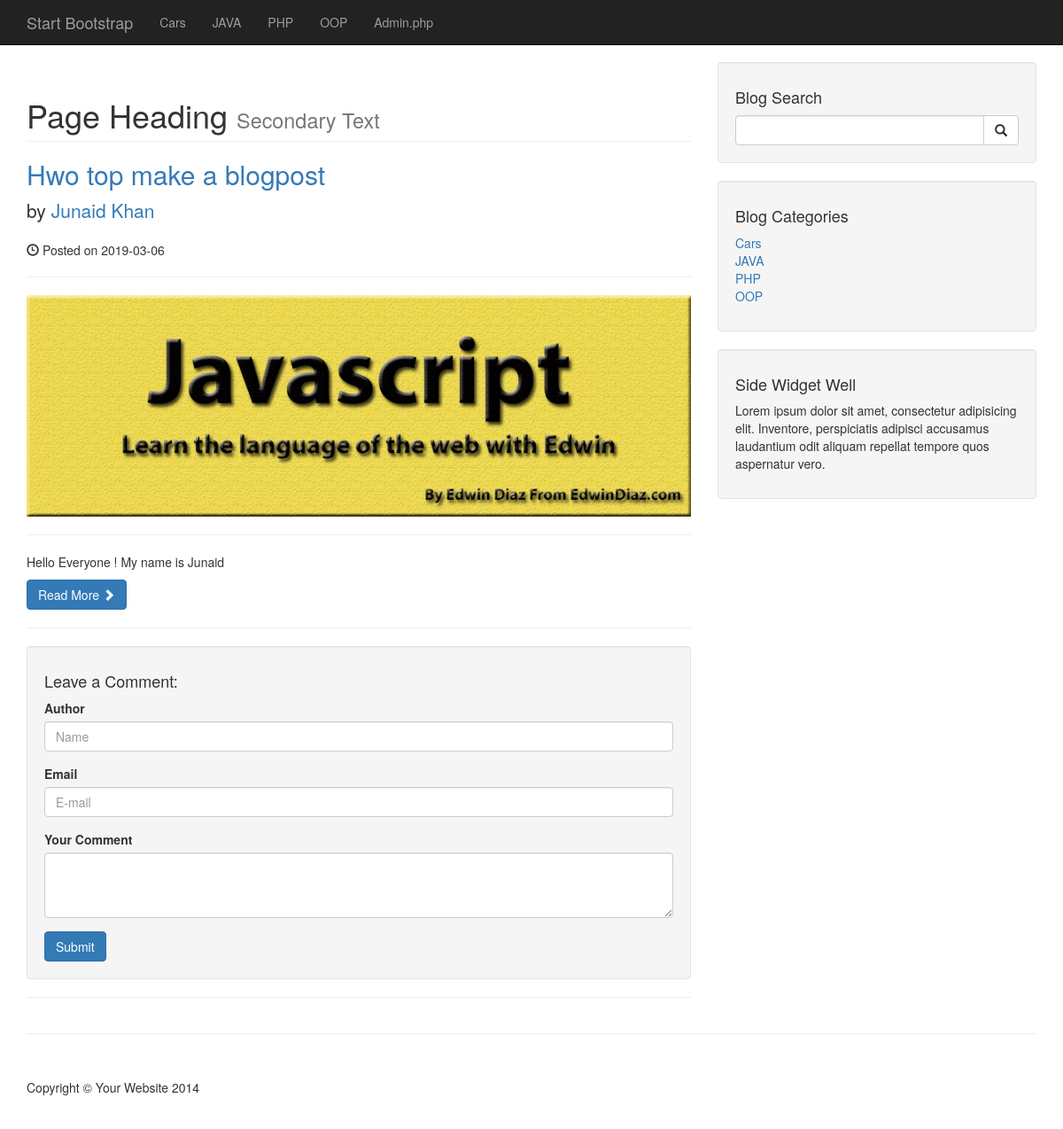
Screenshot of /post.php?p_id=4 with the database file from the repository.
### tables this page shows
CREATE TABLE `categories` (
  `cat_id` int(3) NOT NULL,
  `cat_title` varchar(255) NOT NULL
);

CREATE TABLE `posts` (
  `post_id` int(3) NOT NULL,
  `post_category_id` int(3) NOT NULL,
  `post_title` varchar(255) NOT NULL,
  `post_author` varchar(255) NOT NULL,
  `post_date` date NOT NULL,
  `post_image` text NOT NULL,
  `post_content` text NOT NULL,
  `post_tags` varchar(255) NOT NULL,
  `post_comment_count` int(11) NOT NULL,
  `post_status` varchar(255) NOT NULL DEFAULT 'draft'
);

### post.php (the view, shortened to what this page needs)
<?php include "includes/db.php" ;?>
<?php include "includes/header.php" ;?>
  <?php include "includes/navigation.php" ;?>
    <div class="container">
        <div class="row">
            <div class="col-md-8">
              <?php
                 if($_GET['p_id']){
                    $the_post_id = $_GET['p_id'];
                }
                $query = "SELECT * FROM posts WHERE post_id ={$the_post_id}";
$select_all_posts_query = mysqli_query($connection , $query);
            while($row = mysqli_fetch_assoc($select_all_posts_query))
            {
                $post_title = $row['post_title'];
                 $post_author = $row['post_author'];
                 $post_date = $row['post_date'];
                 $post_image = $row['post_image'];
                 $post_content = $row['post_content'];
                ?>
                <h1 class="page-header">
                    Page Heading
                    <small>Secondary Text</small>
                </h1>
                <h2>
                    <a href="#"><?php echo $post_title; ?></a>
                </h2>
                <p class="lead">
                    by <a href="index.php"><?php echo $post_author; ?></a>
                </p>
                <p><span class="glyphicon glyphicon-time"></span> Posted on <?php echo $post_date; ?></p>
                <hr>
                <img class="img-responsive" src="images/<?php echo
                    $post_image;?>" alt="">
                <hr>
                <p><?php echo $post_content; ?></p>
                <a class="btn btn-primary" href="#">Read More <span class="glyphicon glyphicon-chevron-right"></span></a>
                <hr>
            <?php    } ?>
                <div class="well">
                    <h4>Leave a Comment:</h4>
                    <form role="form" method="post">
                         <div class="form-group">
                             <label for="comment_author">Author</label>
                            <input type="text"class="form-control" placeholder="Name" name="comment_author" required>
                        </div>
                        <div class="form-group">
                            <label for="comment_email">Email</label>
                            <input type="email" class="form-control" placeholder="E-mail" name="comment_email" required>
                        </div>
                        <div class="form-group">
                            <label for="comment_content">Your Comment</label>
                            <textarea name="comment_content" class="form-control" rows="3" required></textarea>
                        </div>
                        <button type="submit" name="create_comment" class="btn btn-primary">Submit</button>
                    </form>
                </div>
                <hr>
            </div>
            <?php include "includes/sidebar.php";?>
        </div>
        <hr>
<?php include "includes/footer.php";?>

### includes/navigation.php (shortened to what this page needs)
  <nav class="navbar navbar-inverse navbar-fixed-top" role="navigation">
        <div class="container">
            <div class="navbar-header">
                <a class="navbar-brand" href="./index.php">Start Bootstrap</a>
            </div>
            <div class="collapse navbar-collapse" id="bs-example-navbar-collapse-1">
                <ul class="nav navbar-nav">
                <?php
                    $query = "SELECT * from categories";
$select_all_categories_query = mysqli_query($connection , $query);
            while($row = mysqli_fetch_assoc($select_all_categories_query))
            {
                $cat_title = $row['cat_title'];
                echo"<li><a href='#'>{$cat_title}</a></li>";
            }
                ?>
                    <li>
                        <a href="admin">Admin.php</a>
                    </li>
                </ul>
            </div>
        </div>
    </nav>

### includes/sidebar.php
<div class="col-md-4">
               <div class="well">
                   <h4>Blog Search</h4>
                   <form action="search.php" method="post">
                   <div class="input-group">
                       <input name="search" type="text" class="form-control">
                       <span class="input-group-btn">
                           <button name="submit" class="btn btn-default" type="submit" >
                               <span class="glyphicon glyphicon-search"></span>
                       </button>
                       </span>
                   </div>
                   </form>
               </div>
               <div class="well">
           <?php
               $query = "SELECT * from categories";
       $select_categories_sidebar= mysqli_query($connection , $query)
           ?>
                   <h4>Blog Categories</h4>
                   <div class="row">
                       <div class="col-lg-12">
                           <ul class="list-unstyled">
           <?php
           while($row = mysqli_fetch_assoc($select_categories_sidebar))
           {
           $cat_title = $row['cat_title'];
           $cat_id = $row['cat_id'];
           echo"<li><a href='category.php?category=$cat_id'>{$cat_title}</a></li>";
           }
           ?>
                       </ul>
                       </div>
                   </div>
               </div>
               <?php include "widget.php"; ?>
           </div>

### css/blog-home.css (style rules this page uses)
body { padding-top: 70px; }

### rows the page displays
categories: cat_title "Cars"
categories: cat_title "JAVA"
categories: cat_title "PHP"
categories: cat_title "OOP"
posts: post_title "Hwo top make a blogpost", post_author "Junaid Khan", post_date "2019-03-06", post_image (picture), post_content "Hello Everyone ! My name is Junaid"
